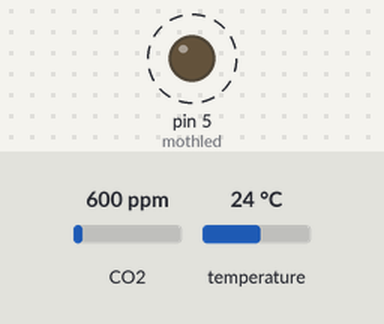
A sketch run on a simulated Arduino Uno, built with avr-gcc and run on an emulated ATmega328P. On the bench: output pins drawn as LEDs (lit = HIGH). Dashed ring = blinking. The inputs (shaded band) are chosen by the test bench; at power-on: CO2 600 ppm, temperature 24 °C. No radio packets arrive unless stated; pins used as bus, display or sensor lines are not drawn; what the sketch prints to the serial monitor is not drawn.

Above: at 1.0 s.
Timing chart, 0 to 5.4 s (numbered marks = the images above):
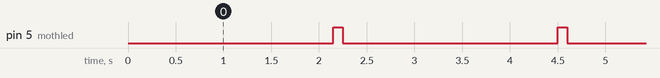

The sketch:

mothbotv3_Z19_lora.ino
```cpp
/*
  Basic Arduino example for K-Series sensor
  Created by Jason Berger
  Co2meter.com
*/


#include <SPI.h>
#include <Wire.h>
#include <RH_RF95.h>
#include <ArduinoJson.h>
#include "MHZ19.h"

#include "SoftwareSerial.h"

#define RX_PIN 3                                          // Rx pin which the MHZ19 Tx pin is attached to
#define TX_PIN 4                                          // Tx pin which the MHZ19 Rx pin is attached to
#define BAUDRATE 9600                                      // Device to MH-Z19 Serial baudrate (should not be changed)

MHZ19 myMHZ19;                                             // Constructor for library

SoftwareSerial mySerial(RX_PIN, TX_PIN);                   // (Uno example) create device to MH-Z19 serial
//HardwareSerial mySerial(1);                              // (ESP32 Example) create device to MH-Z19 serial

unsigned long getDataTimer = 0;

int packetlength=80;

// for mothbot RMF95
#define RFM95_CS 8
#define RFM95_RST 7
#define RFM95_INT 2

// Change to 434.0 or other frequency, must match RX's freq!
#define RF95_FREQ 915.0

// Singleton instance of the radio driver
RH_RF95 rf95(RFM95_CS, RFM95_INT);

    StaticJsonDocument<200> doc;

int mothled = 5;

void setup()
{

pinMode(mothled, OUTPUT);

  pinMode(RFM95_RST, OUTPUT);
  digitalWrite(RFM95_RST, HIGH);

  // put your setup code here, to run once:
  Serial.begin(9600);         //Opens the main serial port to communicate with the computer

   mySerial.begin(BAUDRATE);                               // (Uno example) device to MH-Z19 serial start
    //mySerial.begin(BAUDRATE, SERIAL_8N1, RX_PIN, TX_PIN); // (ESP32 Example) device to MH-Z19 serial start
    myMHZ19.begin(mySerial);                                // *Serial(Stream) refence must be passed to library begin().

    myMHZ19.autoCalibration(false);                              // Turn auto calibration ON (OFF autoCalibration(false))


  Serial.println("Feather LoRa TX Test!");

  // manual reset
  digitalWrite(RFM95_RST, LOW);
  delay(10);
  digitalWrite(RFM95_RST, HIGH);
  delay(10);

  while (!rf95.init()) {
    Serial.println("LoRa radio init failed");
    Serial.println("Uncomment '#define SERIAL_DEBUG' in RH_RF95.cpp for detailed debug info");
    while (1);
  }
  Serial.println("LoRa radio init OK!");

  // Defaults after init are 434.0MHz, modulation GFSK_Rb250Fd250, +13dbM
  if (!rf95.setFrequency(RF95_FREQ)) {
    Serial.println("setFrequency failed");
    while (1);
  }
  Serial.print("Set Freq to: "); Serial.println(RF95_FREQ);

  // Defaults after init are 434.0MHz, 13dBm, Bw = 125 kHz, Cr = 4/5, Sf = 128chips/symbol, CRC on

  // The default transmitter power is 13dBm, using PA_BOOST.
  // If you are using RFM95/96/97/98 modules which uses the PA_BOOST transmitter pin, then
  // you can set transmitter powers from 5 to 23 dBm:
  rf95.setTxPower(23, false);

}

void loop()
{

  if (millis() - getDataTimer >= 2000)
    {
        int CO2;

        /* note: getCO2() default is command "CO2 Unlimited". This returns the correct CO2 reading even
        if below background CO2 levels or above range (useful to validate sensor). You can use the
        usual documented command with getCO2(false) */

        CO2 = myMHZ19.getCO2();                             // Request CO2 (as ppm)

        Serial.print("CO2 (ppm): ");
        Serial.println(CO2);

        int8_t Temp;
        Temp = myMHZ19.getTemperature();                     // Request Temperature (as Celsius)
        Serial.print("Temperature (C): ");
        Serial.println(Temp);

  //doc["sensorID"]=19;
  doc["ppm_19"]=CO2;
  doc["tempC_19"]=Temp;

char radiopacket[70];
  serializeJson(doc, radiopacket);

  Serial.print("Sending "); Serial.println(radiopacket);
  //radiopacket[19] = 0;

  Serial.println("Sending...");
  delay(10);
  rf95.send((uint8_t *)radiopacket, 70);

  Serial.println("Waiting for packet to complete...");
  delay(10);
  rf95.waitPacketSent();
Serial.println("packet sent.");
  digitalWrite(mothled, HIGH);   // turn the LED on (HIGH is the voltage level)
  delay(100);                       // wait for a second
  digitalWrite(mothled, LOW);    // turn the LED off by making the voltage LOW
  delay(100);                       // wait for a second

     getDataTimer = millis();
    }
}
```

Measured:
- by itself, pin 5 (mothled): alternates HIGH for 0.10 s and LOW for 2.2 s
